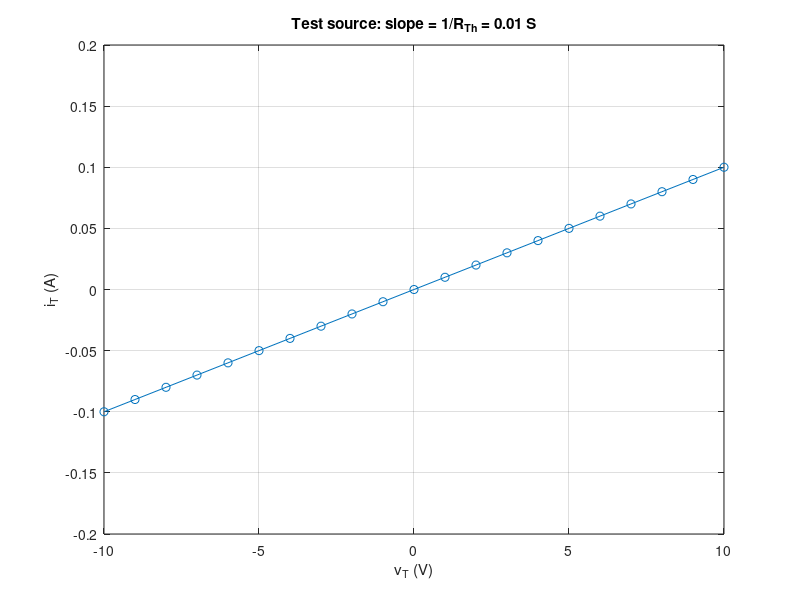

The MATLAB source for this figure:
% Circuits 1 — More on Deriving a Thevenin Equivalent
%title: RTh by Deactivating Sources and by a Test Source
%ar-title: مقاومة ثيفنن بتعطيل المصادر وبمصدر الاختبار
%lesson: c1-techniques-10
%course: circuits-1

%% Method 1: deactivate the independent sources
%ar: 25 V ← قصر و 3 A ← مفتوح، فـ RTh = 4 + 5 ∥ 20 = 8 Ω.
RTh = 4 + 5*20/(5 + 20);
fprintf('RTh = %g ohm\n', RTh)
%check: RTh == 8

%% Method 2: a test source (Example 4.11)
%ar: نعطل 5 V ونضع vT: iT = vT/25 + 20 i، و i = −3 vT/2000. نجرّب vT = 1 V.
vT = 1;
i = -3*vT/2000;
iT = vT/25 + 20*i;
fprintf('iT = %g A for vT = 1 V -> RTh = %g ohm\n', iT, vT/iT)
%check: abs(vT/iT - 100) < 1e-9

%%! Project idea: linear in the test source
%ar: مشروع: الدائرة خطية، فـ iT يتناسب مع vT مهما كانت القيمة. نرسم iT مقابل vT: الميل 1/RTh = 0.01.
vTs = linspace(-10, 10, 21);
iTs = vTs/25 + 20*(-3*vTs/2000);
plot(vTs, iTs, '-o'); grid on; xlabel('v_T (V)'); ylabel('i_T (A)'); title('Test source: slope = 1/R_{Th} = 0.01 S')
p = polyfit(vTs, iTs, 1); fprintf('slope = %g S\n', p(1))
%check: abs(p(1) - 0.01) < 1e-12
